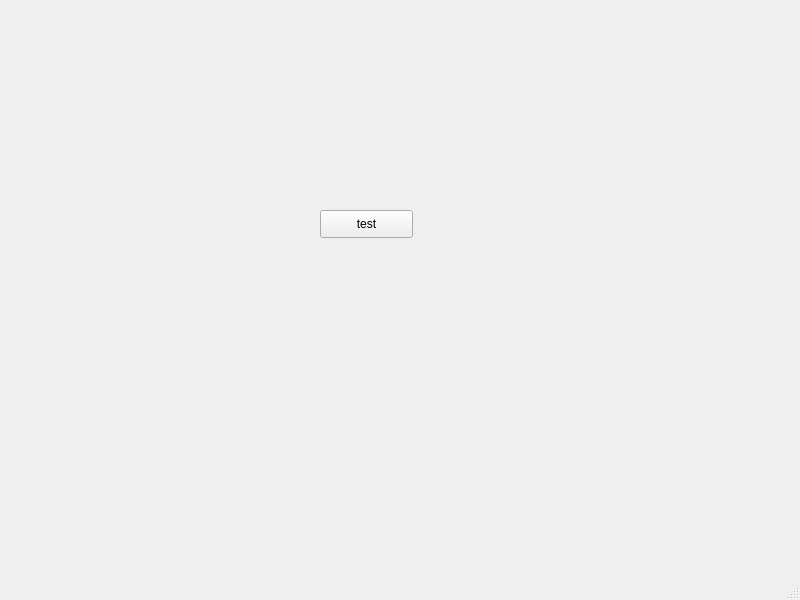
<?xml version="1.0" encoding="UTF-8"?>
<ui version="4.0">
 <class>MainWindow</class>
 <widget class="QMainWindow" name="MainWindow">
  <property name="geometry">
   <rect>
    <x>0</x>
    <y>0</y>
    <width>800</width>
    <height>600</height>
   </rect>
  </property>
  <property name="windowTitle">
   <string>MainWindow</string>
  </property>
  <widget class="QWidget" name="centralwidget">
   <widget class="QPushButton" name="pushButton">
    <property name="geometry">
     <rect>
      <x>320</x>
      <y>210</y>
      <width>93</width>
      <height>28</height>
     </rect>
    </property>
    <property name="text">
     <string>test</string>
    </property>
   </widget>
  </widget>
  <widget class="QMenuBar" name="menubar">
   <property name="geometry">
    <rect>
     <x>0</x>
     <y>0</y>
     <width>800</width>
     <height>25</height>
    </rect>
   </property>
  </widget>
  <widget class="QStatusBar" name="statusbar"/>
 </widget>
 <resources/>
 <connections/>
</ui>
